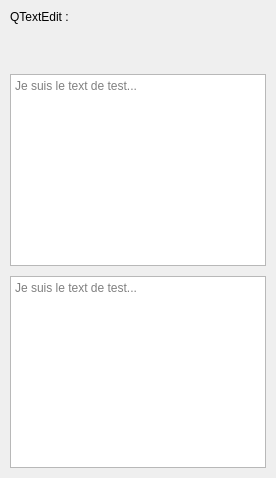
              <widget class="QFrame" name="fr_te">
               <layout class="QVBoxLayout" name="vlay_te">
                <property name="spacing">
                 <number>10</number>
                </property>
                <property name="leftMargin">
                 <number>10</number>
                </property>
                <property name="topMargin">
                 <number>10</number>
                </property>
                <property name="rightMargin">
                 <number>10</number>
                </property>
                <property name="bottomMargin">
                 <number>10</number>
                </property>
                <item>
                 <widget class="QLabel" name="lb_te_demo">
                  <property name="text">
                   <string>QTextEdit :</string>
                  </property>
                 </widget>
                </item>
                <item>
                 <spacer name="verticalSpacer_21">
                  <property name="orientation">
                   <enum>Qt::Vertical</enum>
                  </property>
                  <property name="sizeType">
                   <enum>QSizePolicy::Fixed</enum>
                  </property>
                  <property name="sizeHint" stdset="0">
                   <size>
                    <width>20</width>
                    <height>40</height>
                   </size>
                  </property>
                 </spacer>
                </item>
                <item>
                 <widget class="QTextEdit" name="te_demo_th">
                  <property name="html">
                   <string>&lt;!DOCTYPE HTML PUBLIC &quot;-//W3C//DTD HTML 4.0//EN&quot; &quot;http://www.w3.org/TR/REC-html40/strict.dtd&quot;&gt;
&lt;html&gt;&lt;head&gt;&lt;meta name=&quot;qrichtext&quot; content=&quot;1&quot; /&gt;&lt;meta charset=&quot;utf-8&quot; /&gt;&lt;style type=&quot;text/css&quot;&gt;
p, li { white-space: pre-wrap; }
&lt;/style&gt;&lt;/head&gt;&lt;body style=&quot; font-family:'Segoe UI'; font-size:9pt; font-weight:400; font-style:normal;&quot;&gt;
&lt;p style=&quot;-qt-paragraph-type:empty; margin-top:0px; margin-bottom:0px; margin-left:0px; margin-right:0px; -qt-block-indent:0; text-indent:0px; font-family:'MS Shell Dlg 2'; font-size:8.25pt;&quot;&gt;&lt;br /&gt;&lt;/p&gt;&lt;/body&gt;&lt;/html&gt;</string>
                  </property>
                  <property name="placeholderText">
                   <string>Je suis le text de test...</string>
                  </property>
                 </widget>
                </item>
                <item>
                 <widget class="QTextEdit" name="te_demo_tr">
                  <property name="placeholderText">
                   <string>Je suis le text de test...</string>
                  </property>
                 </widget>
                </item>
               </layout>
              </widget>
